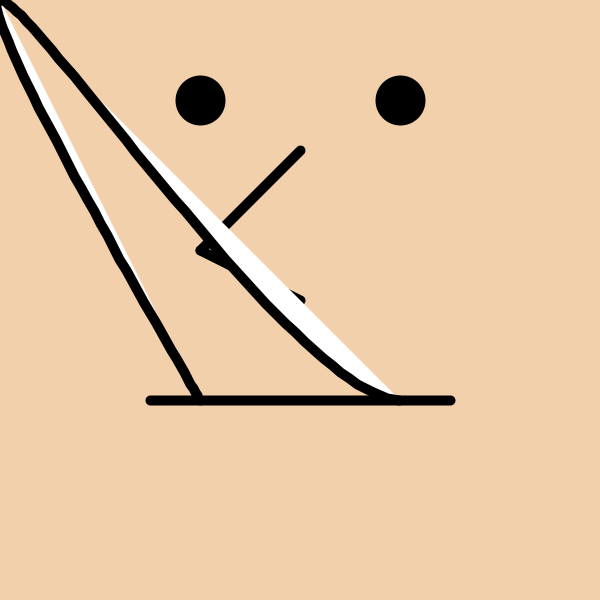
Frame 1 (no input)
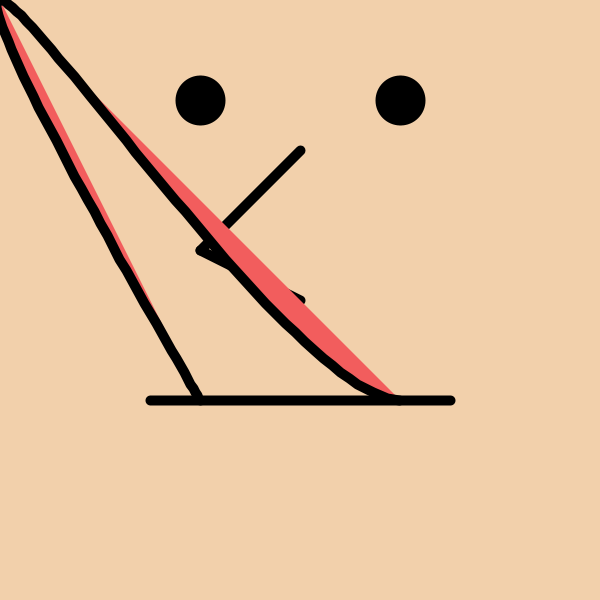
Frame 60 (the mouse pressed at the canvas centre just before this capture)
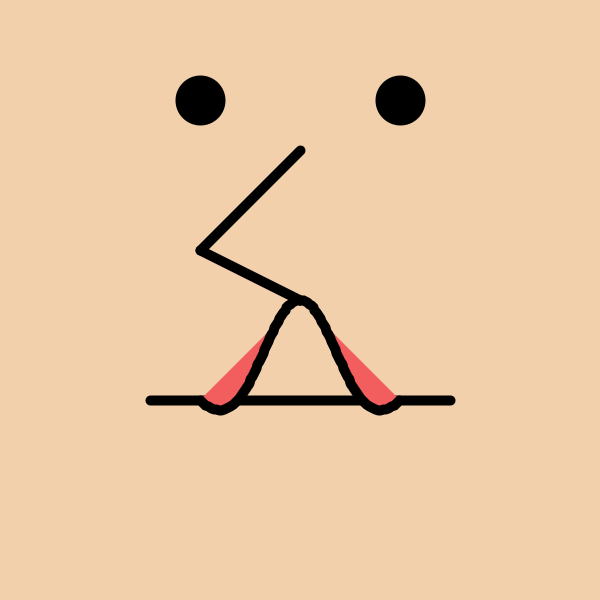
Frame 120 (the mouse held since frame 60 and released just before this capture)

The Processing sketch that drew these frames (run headless with seeded random() and noise(); from frame 60 on, the mouse is pressed at the canvas centre):

// Processing sketch: processing_174615
// ── processing_174615.pde

void setup() { 
  size(600, 600);
}
void catmullRom (float x1, float y1, float x2, float y2, 
float x3, float y3, float x4, float y4) { // equivalent to Processing curve() function
  beginShape();
  for (float t=0; t<=1; t+=0.02) {
    float t2 = t*t;
    float t3 = t2*t;
    float x= (-.5*x1 + 1.5*x2 -1.5*x3 + .5*x4)*t3 + (x1 -2.5*x2 +2*x3 -.5*x4)*t2 + (-.5*x1 + .5*x3)*t + x2; 
    float y= (-.5*y1 + 1.5*y2 -1.5*y3 + .5*y4)*t3 + (y1 -2.5*y2 +2*y3 -.5*y4)*t2 + (-.5*y1 + .5*y3)*t + y2; 
    vertex(x, y);
  }
  endShape();
}

void draw() { 
  background(242,208,171);
  //render eyes
  strokeWeight(50); 
  point(200, 100); 
  point(400, 100);
  //render nose
  strokeWeight(10);
  line(300,150,200,250);
  line(200,250,300,300);
  //render mouth
  strokeWeight(10);
  line(150,400,width-150,400);
  //render tongue;
  strokeWeight(10);
  catmullRom(0, 0, 200, 400, mouseX, mouseY, width-200, 400 ); 
  catmullRom(200, 400, mouseX, mouseY, width-200, 400, width, 0);
  fill(242,93,93);
}
